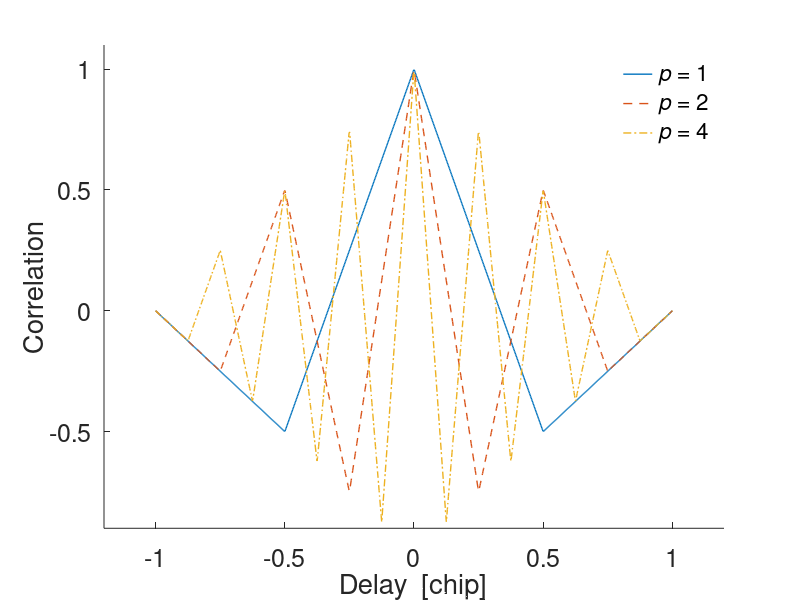

Write MATLAB code to recreate this figure.
% R_X(tau) as given by Nunes & Sousa & Leitao (2004).

%Written by Kai Borre
% February 26, 2005

Tc = 1;
t = linspace(-1,1,1000);

for p = [1,2,4]
    k = ceil(2*p.*abs(t)/Tc);
    f = (-1).^(k+1);
    R(p,:) = f.*((-k.^2+2*k.*p+k-p)/p - (4*p-2.*k+1).*(abs(t)./Tc));
end

h1 = plot(t,R(1,:));
hold on
h2 = plot(t,R(2,:));
h4 = plot(t,R(4,:));
set(h1,'linestyle','-','linewidth',1)
set(h2,'linestyle','--','linewidth',1)
set(h4,'linestyle','-.','linewidth',1)
xlabel( 'Delay  [chip]','fontsize',18)
ylabel('Correlation','fontsize',18)
legend('{\itp} = 1', '{\itp} = 2','{\itp} = 4')
set(gca,'FontSize',18)
axis([-1.2 1.2 -0.9 1.1])
box off
legend('boxoff')
hold off

print -deps  fig3-3 
%%%%%%%%%%%% end winkel8.m  %%%%%%%%
